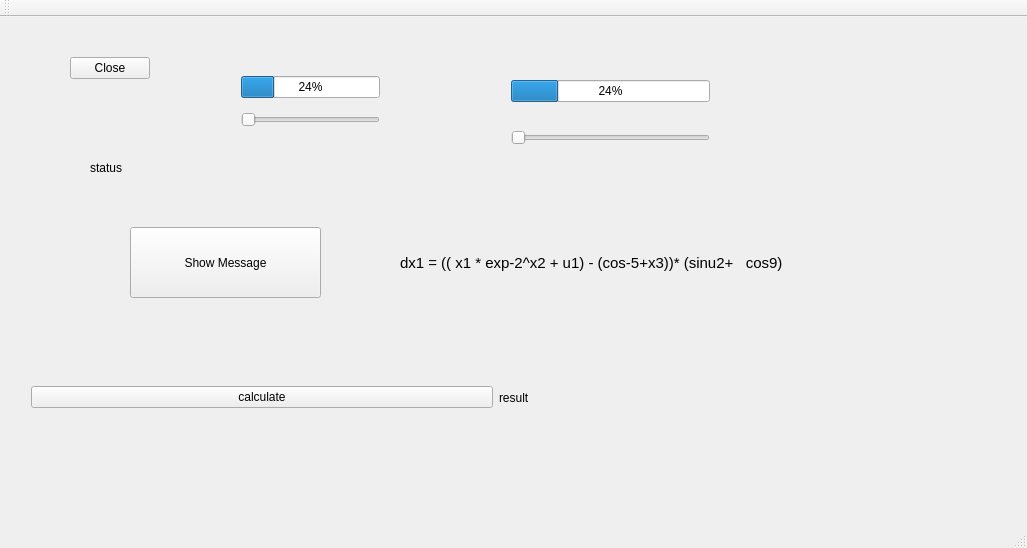
<?xml version="1.0" encoding="UTF-8"?>
<ui version="4.0">
 <class>MyWindow</class>
 <widget class="QMainWindow" name="MyWindow">
  <property name="geometry">
   <rect>
    <x>0</x>
    <y>0</y>
    <width>1027</width>
    <height>548</height>
   </rect>
  </property>
  <property name="windowTitle">
   <string>MyWindow</string>
  </property>
  <widget class="QWidget" name="centralWidget">
   <widget class="QPushButton" name="pushButtonclose">
    <property name="geometry">
     <rect>
      <x>70</x>
      <y>40</y>
      <width>80</width>
      <height>22</height>
     </rect>
    </property>
    <property name="text">
     <string>Close</string>
    </property>
   </widget>
   <widget class="QLabel" name="label">
    <property name="geometry">
     <rect>
      <x>90</x>
      <y>130</y>
      <width>91</width>
      <height>41</height>
     </rect>
    </property>
    <property name="text">
     <string>status</string>
    </property>
   </widget>
   <widget class="QPushButton" name="pushButton">
    <property name="geometry">
     <rect>
      <x>130</x>
      <y>210</y>
      <width>191</width>
      <height>71</height>
     </rect>
    </property>
    <property name="text">
     <string>Show Message</string>
    </property>
   </widget>
   <widget class="QLabel" name="input_ode">
    <property name="geometry">
     <rect>
      <x>400</x>
      <y>220</y>
      <width>461</width>
      <height>51</height>
     </rect>
    </property>
    <property name="font">
     <font>
      <pointsize>11</pointsize>
     </font>
    </property>
    <property name="text">
     <string>dx1 = (( x1 * exp-2^x2 + u1) - (cos-5+x3))* (sinu2+   cos9)</string>
    </property>
   </widget>
   <widget class="QWidget" name="layoutWidget">
    <property name="geometry">
     <rect>
      <x>230</x>
      <y>40</y>
      <width>161</width>
      <height>91</height>
     </rect>
    </property>
    <layout class="QVBoxLayout" name="verticalLayout">
     <item>
      <widget class="QProgressBar" name="progressBar">
       <property name="value">
        <number>24</number>
       </property>
      </widget>
     </item>
     <item>
      <widget class="QSlider" name="horizontalSlider">
       <property name="orientation">
        <enum>Qt::Horizontal</enum>
       </property>
      </widget>
     </item>
    </layout>
   </widget>
   <widget class="QWidget" name="layoutWidget">
    <property name="geometry">
     <rect>
      <x>500</x>
      <y>30</y>
      <width>221</width>
      <height>131</height>
     </rect>
    </property>
    <layout class="QVBoxLayout" name="verticalLayout_2">
     <item>
      <widget class="QProgressBar" name="progressBar_2">
       <property name="value">
        <number>24</number>
       </property>
      </widget>
     </item>
     <item>
      <widget class="QSlider" name="horizontalSlider_2">
       <property name="orientation">
        <enum>Qt::Horizontal</enum>
       </property>
      </widget>
     </item>
    </layout>
   </widget>
   <widget class="QWidget" name="layoutWidget">
    <property name="geometry">
     <rect>
      <x>20</x>
      <y>290</y>
      <width>951</width>
      <height>181</height>
     </rect>
    </property>
    <layout class="QHBoxLayout" name="horizontalLayout">
     <item>
      <widget class="QPushButton" name="btn_calcu">
       <property name="text">
        <string>calculate</string>
       </property>
      </widget>
     </item>
     <item>
      <widget class="QLabel" name="lb_res">
       <property name="text">
        <string>result</string>
       </property>
      </widget>
     </item>
    </layout>
   </widget>
  </widget>
  <widget class="QMenuBar" name="menuBar">
   <property name="geometry">
    <rect>
     <x>0</x>
     <y>0</y>
     <width>1027</width>
     <height>21</height>
    </rect>
   </property>
  </widget>
  <widget class="QToolBar" name="mainToolBar">
   <attribute name="toolBarArea">
    <enum>TopToolBarArea</enum>
   </attribute>
   <attribute name="toolBarBreak">
    <bool>false</bool>
   </attribute>
  </widget>
  <widget class="QStatusBar" name="statusBar"/>
 </widget>
 <layoutdefault spacing="6" margin="11"/>
 <resources/>
 <connections>
  <connection>
   <sender>horizontalSlider</sender>
   <signal>valueChanged(int)</signal>
   <receiver>progressBar</receiver>
   <slot>setValue(int)</slot>
   <hints>
    <hint type="sourcelabel">
     <x>502</x>
     <y>290</y>
    </hint>
    <hint type="destinationlabel">
     <x>493</x>
     <y>235</y>
    </hint>
   </hints>
  </connection>
 </connections>
</ui>
